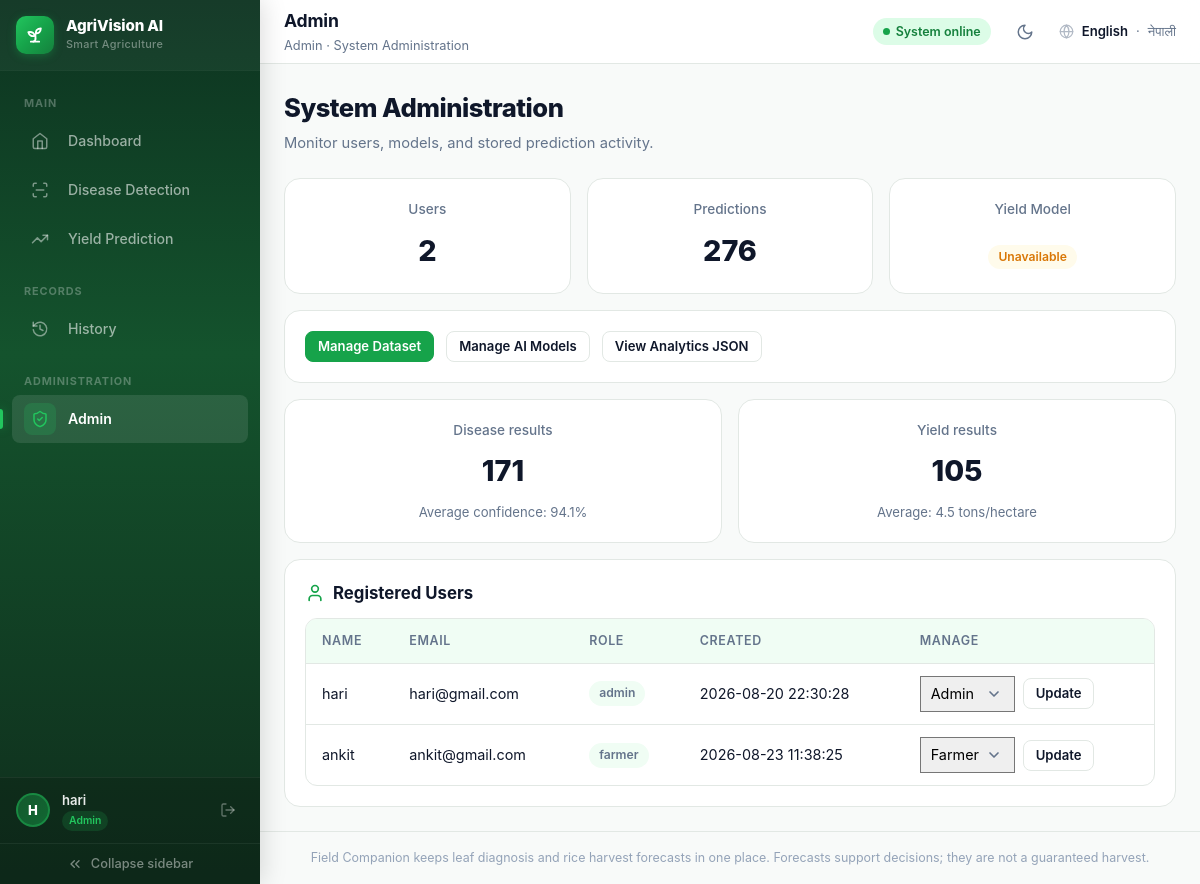
The page /admin (signed in) on the database its author committed.
### tables this page shows
CREATE TABLE users (
                id INTEGER PRIMARY KEY AUTOINCREMENT,
                name TEXT NOT NULL,
                email TEXT NOT NULL UNIQUE,
                password_hash TEXT NOT NULL,
                role TEXT NOT NULL DEFAULT 'farmer',
                created_at TEXT NOT NULL DEFAULT CURRENT_TIMESTAMP
            );

### app.py (the view)
@app.route("/admin")
@role_required("admin")
def admin_dashboard():
    return render_template(
        "admin.html",
        users=list_users(),
        users_count=count_records("users"),
        predictions_count=count_records("prediction_history"),
        summaries=prediction_summary(),
        yield_model_ready=yield_model_ready,
    )

### app.py (called while the page is built)
@app.before_request
def enforce_csrf():
    if request.endpoint in {"static"}:
        return None
    return csrf_protect(lambda: None)()

@app.after_request
def add_security_headers(response):
    response.headers.setdefault("X-Content-Type-Options", "nosniff")
    response.headers.setdefault("X-Frame-Options", "SAMEORIGIN")
    response.headers.setdefault("Referrer-Policy", "strict-origin-when-cross-origin")
    response.headers.setdefault(
        "Content-Security-Policy",
        "default-src 'self'; img-src 'self' data:; style-src 'self' 'unsafe-inline'; script-src 'self'; connect-src 'self'; base-uri 'self'; form-action 'self'",
    )
    response.headers.setdefault("Permissions-Policy", "camera=(), microphone=(), geolocation=()")
    if getattr(g, "rate_remaining", None) is not None:
        response.headers["X-RateLimit-Remaining"] = str(g.rate_remaining)
    return response

def current_user():
    user_id = session.get("user_id")
    return find_user(user_id) if user_id else None

def current_lang():
    return session.get("lang", DEFAULT_LANG)

@app.context_processor
def inject_globals():
    lang = current_lang()
    return {
        "csrf_token": generate_csrf_token(),
        "user": current_user(),
        "lang": lang,
        "supported_languages": SUPPORTED_LANGUAGES,
        "language_labels": LANGUAGE_LABELS,
        "t": lambda key, **kwargs: translate(lang, key, **kwargs),
        "crop_label": lambda crop: crop_label(crop, lang),
        "js_i18n": js_strings_for(lang),
    }

def role_required(*roles):
    def decorator(view):
        @wraps(view)
        def wrapped(*args, **kwargs):
            user = current_user()
            if not user:
                if request.path.startswith("/api/"):
                    return jsonify({"error": "Authentication required."}), 401
                return redirect(url_for("login", next=request.path))
            if user["role"] not in roles:
                if request.path.startswith("/api/"):
                    return jsonify({"error": "You do not have permission for this resource."}), 403
                return render_template("error.html", code=403, message="You do not have permission for this page."), 403
            return view(*args, **kwargs)
        return wrapped
    return decorator

### translations.py (called while the page is built)
def js_strings_for(lang):
    lang = lang if lang in UI_STRINGS else DEFAULT_LANG
    return {k[3:]: v for k, v in UI_STRINGS[lang].items() if k.startswith("js_")}

### templates/admin.html (shortened to what this page needs)
{% extends "base.html" %}
{% block page_name %}{{ t('nav_admin') }}{% endblock %}
{% block breadcrumb %}<p class="breadcrumb">{{ t('nav_admin') }} · {{ t('admin_title') }}</p>{% endblock %}
{% block content %}
<div class="page-head">
    <h2>{{ t('admin_title') }}</h2>
    <p>{{ t('admin_desc') }}</p>
</div>
<div class="grid-3">
    <div class="stat-tile"><h3>{{ t('admin_users') }}</h3><strong>{{ users_count }}</strong></div>
    <div class="stat-tile"><h3>{{ t('admin_predictions') }}</h3><strong>{{ predictions_count }}</strong></div>
    <div class="stat-tile">
        <h3>{{ t('admin_yield_model') }}</h3>
        <strong>
            {% if yield_model_ready %}
            <span class="badge success">{{ t('admin_ready') }}</span>
            {% else %}
            <span class="badge warning">{{ t('admin_unavailable') }}</span>
            {% endif %}
        </strong>
    </div>
</div>
<div class="card admin-actions" style="margin-top:var(--sp-4)">
    <a class="btn btn-primary btn-sm" href="{{ url_for('manage_dataset') }}">{{ t('btn_manage_dataset') }}</a>
    <a class="btn btn-outline btn-sm" href="{{ url_for('manage_models') }}">{{ t('btn_manage_models') }}</a>
    <a class="btn btn-outline btn-sm" href="{{ url_for('analytics') }}">{{ t('btn_view_analytics') }}</a>
</div>
{% if summaries %}
<div class="grid-2" style="margin-top:var(--sp-4)">
    {% for summary in summaries %}
    <div class="stat-tile">
        <h3>{{ summary['prediction_type']|capitalize }} results</h3>
        <strong>{{ summary['total'] }}</strong>
        <p>
            {% if summary['prediction_type'] == 'yield' %}
                {{ t('th_average') }}: {{ summary['average_yield']|round(2) }} {{ t('unit_tons_hectare_short') }}
            {% else %}
                {{ t('th_average_confidence') }}: {{ (summary['average_confidence'] * 100)|round(1) }}%
            {% endif %}
        </p>
    </div>
    {% endfor %}
</div>
{% endif %}
<div class="card" style="margin-top:var(--sp-4)">
    <div class="card-title">
        <svg class="icon" stroke-linecap="round" stroke-linejoin="round"><use href="#i-user"/></svg>
        {{ t('registered_users') }}
    </div>
    <div class="table-scroll">
        <table>
            <thead>
                <tr>
                    <th>{{ t('label_name') }}</th>
                    <th>{{ t('label_email') }}</th>
                    <th>{{ t('th_role') }}</th>
                    <th>{{ t('th_created') }}</th>
                    <th>{{ t('th_manage') }}</th>
                </tr>
            </thead>
            <tbody>
                {% for user in users %}
                <tr>
                    <td data-label="{{ t('label_name') }}">{{ user['name'] }}</td>
                    <td data-label="{{ t('label_email') }}">{{ user['email'] }}</td>
                    <td data-label="{{ t('th_role') }}"><span class="badge neutral">{{ user['role'] }}</span></td>
                    <td data-label="{{ t('th_created') }}">{{ user['created_at'] }}</td>
                    <td data-label="{{ t('th_manage') }}">
                        <form method="post" action="{{ url_for('update_user_role', user_id=user['id']) }}" class="action-bar">
                            <select id="role-{{ user['id'] }}" name="role" style="width:auto;padding:6px 32px 6px 10px">
                                <option value="farmer" {% if user['role']=='farmer' %}selected{% endif %}>{{ t('role_farmer') }}</option>
                                <option value="admin" {% if user['role']=='admin' %}selected{% endif %}>{{ t('role_admin') }}</option>
                            </select>
                            <button class="btn btn-outline btn-sm" type="submit">{{ t('btn_update') }}</button>
                        </form>
                    </td>
                </tr>
                {% endfor %}
            </tbody>
        </table>
    </div>
</div>
{% endblock %}

### templates/base.html (shortened to what this page needs)
<!DOCTYPE html>
<html lang="{{ lang }}">
<head>
    <link rel="stylesheet" href="{{ url_for('static', filename='css/style.css', v='20260826-dark-v1') }}">
</head>
<body data-user="{{ user['name'] if user else '' }}">
<div class="shell" id="shell">
    <aside class="sidebar" id="sidebar" aria-label="Main navigation">
        <div class="sidebar-top">
            <a class="brand" href="{{ url_for('index') }}">
                <span class="brand-logo" aria-hidden="true">
                    <svg class="icon" fill="none" stroke="currentColor" stroke-width="2" stroke-linecap="round" stroke-linejoin="round"><use href="#i-sprout"/></svg>
                </span>
                <span class="brand-text">
                    <span class="brand-name">AgriVision AI</span>
                    <span class="brand-tag">Smart Agriculture</span>
                </span>
            </a>
        </div>
        <nav class="sidebar-nav">
            <div class="nav-section">
                <span class="nav-section-label">{{ t('nav_section_main') }}</span>
                <a href="{{ url_for('index') }}" class="{% if request.path == '/' %}active{% endif %}">
                    <span class="nav-icon-wrap">
                        <svg class="icon" fill="none" stroke="currentColor" stroke-width="2" stroke-linecap="round" stroke-linejoin="round"><use href="#i-home"/></svg>
                    </span>
                    <span class="nav-label">{{ t('nav_dashboard') }}</span>
                </a>
                <a href="{{ url_for('index') }}#disease-panel" class="{% if request.path == '/' and request.args.get('focus') == 'disease' %}active{% endif %}">
                    <span class="nav-icon-wrap">
                        <svg class="icon" fill="none" stroke="currentColor" stroke-width="2" stroke-linecap="round" stroke-linejoin="round"><use href="#i-scan"/></svg>
                    </span>
                    <span class="nav-label">{{ t('nav_disease') }}</span>
                </a>
                <a href="{{ url_for('index') }}#yield-panel" class="{% if request.path == '/' and request.args.get('focus') == 'yield' %}active{% endif %}">
                    <span class="nav-icon-wrap">
                        <svg class="icon" fill="none" stroke="currentColor" stroke-width="2" stroke-linecap="round" stroke-linejoin="round"><use href="#i-trending"/></svg>
                    </span>
                    <span class="nav-label">{{ t('nav_yield') }}</span>
                </a>
            </div>
            {% if user and user['role'] in ('analyst', 'admin') %}
            <div class="nav-section">
                <span class="nav-section-label">{{ t('nav_section_records') }}</span>
                <a href="{{ url_for('history') }}" class="{% if request.path == '/history' %}active{% endif %}">
                    <span class="nav-icon-wrap">
                        <svg class="icon" fill="none" stroke="currentColor" stroke-width="2" stroke-linecap="round" stroke-linejoin="round"><use href="#i-history"/></svg>
                    </span>
                    <span class="nav-label">{{ t('nav_history') }}</span>
                </a>
            </div>
            {% endif %}
            {% if user and user['role'] == 'admin' %}
            <div class="nav-section">
                <span class="nav-section-label">{{ t('nav_section_admin') }}</span>
                <a href="{{ url_for('admin_dashboard') }}" class="{% if request.path == '/admin' %}active{% endif %}">
                    <span class="nav-icon-wrap">
                        <svg class="icon" fill="none" stroke="currentColor" stroke-width="2" stroke-linecap="round" stroke-linejoin="round"><use href="#i-shield"/></svg>
                    </span>
                    <span class="nav-label">{{ t('nav_admin') }}</span>
                </a>
            </div>
            {% endif %}
        </nav>
        {% if user %}
        <div class="sidebar-user">
            <div class="sidebar-avatar">{{ user['name'][:1] | upper }}</div>
            <div class="sidebar-user-meta">
                <span class="sidebar-user-name">{{ user['name'] }}</span>
                <span class="sidebar-user-role badge badge-sm">{{ user['role'] }}</span>
            </div>
            <a href="{{ url_for('logout') }}" class="sidebar-logout" title="{{ t('nav_sign_out') }}">
                <svg class="icon" fill="none" stroke="currentColor" stroke-width="2" stroke-linecap="round" stroke-linejoin="round"><use href="#i-logout"/></svg>
            </a>
        </div>
        {% endif %}
        <button class="sidebar-collapse-btn" id="collapse-btn" type="button" title="{{ t('collapse_sidebar') }}" aria-label="{{ t('collapse_sidebar') }}">
            <svg class="icon" fill="none" stroke="currentColor" stroke-width="2" stroke-linecap="round" stroke-linejoin="round"><use href="#i-chevrons-left"/></svg>
            <span class="chev-label">{{ t('collapse_sidebar') }}</span>
        </button>
    </aside>
    <div class="main-wrap">
        <header class="header">
            <div class="header-title">
                <h1 class="header-heading">{% block page_name %}{{ t('nav_dashboard') }}{% endblock %}</h1>
                {% block breadcrumb %}<p class="breadcrumb">AgriVision AI · Dashboard</p>{% endblock %}
            </div>
            <div class="header-actions">
                <span class="health-chip" id="health-chip" role="status" title="API status">
                    <span class="dot" aria-hidden="true"></span>
                    <span class="chip-text" id="health-text">{{ t('js_status_online') }}</span>
                </span>
                <button class="theme-toggle" id="theme-toggle" type="button" aria-label="Toggle dark mode" title="Toggle theme">
                    <svg class="icon icon-moon" fill="none" stroke="currentColor" stroke-width="2" stroke-linecap="round" stroke-linejoin="round"><use href="#i-moon"/></svg>
                </button>
                <span class="lang-switch">
                    <svg class="icon" fill="none" stroke="currentColor" stroke-width="2" stroke-linecap="round" stroke-linejoin="round"><use href="#i-globe"/></svg>
                    {% for code in supported_languages %}
                        {% if code == lang %}
                            <strong>{{ language_labels[code] }}</strong>
                        {% else %}
                            <a href="{{ url_for('set_language', lang_code=code) }}">{{ language_labels[code] }}</a>
                        {% endif %}
                        {% if not loop.last %}<span aria-hidden="true">·</span>{% endif %}
                    {% endfor %}
                </span>
            </div>
        </header>
        <main class="main">
            {% block content %}{% endblock %}
        </main>
        <footer class="footer">{{ t('footer_note') }}</footer>
    </div>
</div>
</body>
</html>

### rows shown on the page
users: role "Admin", name "H", name "hari", email "hari@gmail.com", role "admin", created_at "2026-08-20 22:30:28", t "Update"
users: name "ankit", email "ankit@gmail.com", role "farmer", created_at "2026-08-23 11:38:25", role "Farmer", t "Update"

### other values the page prints
{{ t('nav_section_main') }} "MAIN"
{{ t('nav_dashboard') }} "Dashboard"
{{ t('nav_disease') }} "Disease Detection"
{{ t('nav_yield') }} "Yield Prediction"
{{ t('nav_section_records') }} "RECORDS"
{{ t('nav_history') }} "History"
{{ t('nav_section_admin') }} "ADMINISTRATION"
{{ t('collapse_sidebar') }} "Collapse sidebar"
{{ t('admin_title') }} "System Administration"
{{ t('js_status_online') }} "System online"
{{ language_labels[code] }} "English"
{{ language_labels[code] }} "नेपाली"
{{ t('admin_desc') }} "Monitor users, models, and stored prediction activity."
{{ t('admin_users') }} "Users"
{{ users_count }} "2"
